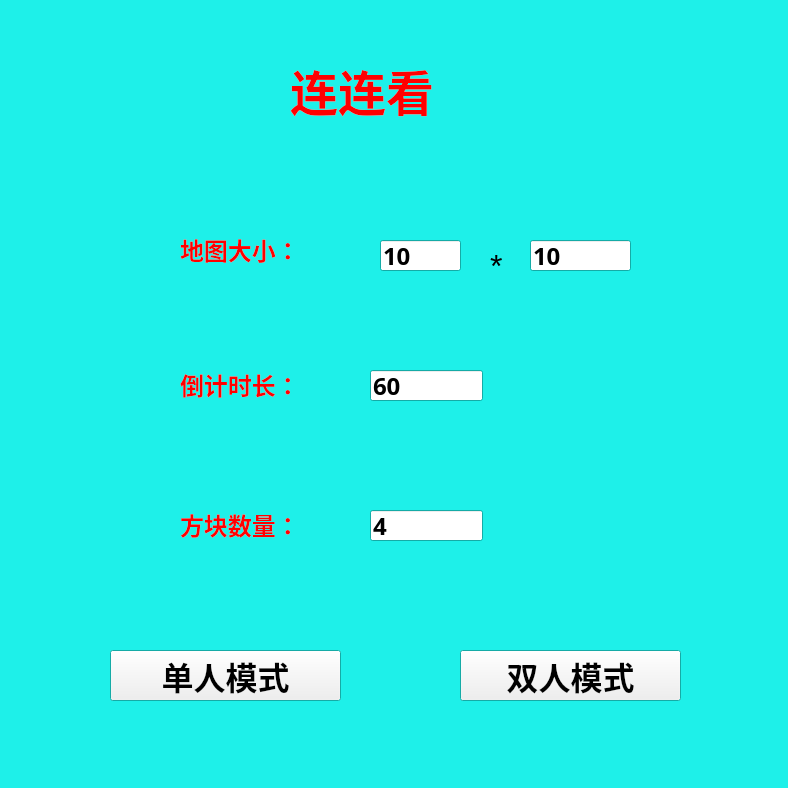
<?xml version="1.0" encoding="UTF-8"?>
<ui version="4.0">
 <class>MenuWidget</class>
 <widget class="QWidget" name="MenuWidget">
  <property name="geometry">
   <rect>
    <x>0</x>
    <y>0</y>
    <width>788</width>
    <height>788</height>
   </rect>
  </property>
  <property name="palette">
   <palette>
    <active>
     <colorrole role="Base">
      <brush brushstyle="SolidPattern">
       <color alpha="255">
        <red>255</red>
        <green>255</green>
        <blue>255</blue>
       </color>
      </brush>
     </colorrole>
     <colorrole role="Window">
      <brush brushstyle="SolidPattern">
       <color alpha="255">
        <red>30</red>
        <green>240</green>
        <blue>233</blue>
       </color>
      </brush>
     </colorrole>
    </active>
    <inactive>
     <colorrole role="Base">
      <brush brushstyle="SolidPattern">
       <color alpha="255">
        <red>255</red>
        <green>255</green>
        <blue>255</blue>
       </color>
      </brush>
     </colorrole>
     <colorrole role="Window">
      <brush brushstyle="SolidPattern">
       <color alpha="255">
        <red>30</red>
        <green>240</green>
        <blue>233</blue>
       </color>
      </brush>
     </colorrole>
    </inactive>
    <disabled>
     <colorrole role="Base">
      <brush brushstyle="SolidPattern">
       <color alpha="255">
        <red>30</red>
        <green>240</green>
        <blue>233</blue>
       </color>
      </brush>
     </colorrole>
     <colorrole role="Window">
      <brush brushstyle="SolidPattern">
       <color alpha="255">
        <red>30</red>
        <green>240</green>
        <blue>233</blue>
       </color>
      </brush>
     </colorrole>
    </disabled>
   </palette>
  </property>
  <property name="windowTitle">
   <string>Form</string>
  </property>
  <property name="autoFillBackground">
   <bool>true</bool>
  </property>
  <property name="styleSheet">
   <string notr="true"/>
  </property>
  <widget class="QLabel" name="label">
   <property name="geometry">
    <rect>
     <x>180</x>
     <y>230</y>
     <width>161</width>
     <height>41</height>
    </rect>
   </property>
   <property name="sizePolicy">
    <sizepolicy hsizetype="Fixed" vsizetype="Preferred">
     <horstretch>0</horstretch>
     <verstretch>0</verstretch>
    </sizepolicy>
   </property>
   <property name="palette">
    <palette>
     <active>
      <colorrole role="Button">
       <brush brushstyle="SolidPattern">
        <color alpha="255">
         <red>0</red>
         <green>255</green>
         <blue>127</blue>
        </color>
       </brush>
      </colorrole>
      <colorrole role="Light">
       <brush brushstyle="SolidPattern">
        <color alpha="255">
         <red>255</red>
         <green>255</green>
         <blue>255</blue>
        </color>
       </brush>
      </colorrole>
      <colorrole role="BrightText">
       <brush brushstyle="SolidPattern">
        <color alpha="255">
         <red>0</red>
         <green>255</green>
         <blue>127</blue>
        </color>
       </brush>
      </colorrole>
      <colorrole role="Base">
       <brush brushstyle="SolidPattern">
        <color alpha="255">
         <red>0</red>
         <green>255</green>
         <blue>127</blue>
        </color>
       </brush>
      </colorrole>
      <colorrole role="Window">
       <brush brushstyle="SolidPattern">
        <color alpha="255">
         <red>0</red>
         <green>255</green>
         <blue>127</blue>
        </color>
       </brush>
      </colorrole>
     </active>
     <inactive>
      <colorrole role="Button">
       <brush brushstyle="SolidPattern">
        <color alpha="255">
         <red>0</red>
         <green>255</green>
         <blue>127</blue>
        </color>
       </brush>
      </colorrole>
      <colorrole role="Light">
       <brush brushstyle="SolidPattern">
        <color alpha="255">
         <red>255</red>
         <green>255</green>
         <blue>255</blue>
        </color>
       </brush>
      </colorrole>
      <colorrole role="BrightText">
       <brush brushstyle="SolidPattern">
        <color alpha="255">
         <red>0</red>
         <green>255</green>
         <blue>127</blue>
        </color>
       </brush>
      </colorrole>
      <colorrole role="Base">
       <brush brushstyle="SolidPattern">
        <color alpha="255">
         <red>0</red>
         <green>255</green>
         <blue>127</blue>
        </color>
       </brush>
      </colorrole>
      <colorrole role="Window">
       <brush brushstyle="SolidPattern">
        <color alpha="255">
         <red>0</red>
         <green>255</green>
         <blue>127</blue>
        </color>
       </brush>
      </colorrole>
     </inactive>
     <disabled>
      <colorrole role="Button">
       <brush brushstyle="SolidPattern">
        <color alpha="255">
         <red>0</red>
         <green>255</green>
         <blue>127</blue>
        </color>
       </brush>
      </colorrole>
      <colorrole role="Light">
       <brush brushstyle="SolidPattern">
        <color alpha="255">
         <red>255</red>
         <green>255</green>
         <blue>255</blue>
        </color>
       </brush>
      </colorrole>
      <colorrole role="BrightText">
       <brush brushstyle="SolidPattern">
        <color alpha="255">
         <red>0</red>
         <green>255</green>
         <blue>127</blue>
        </color>
       </brush>
      </colorrole>
      <colorrole role="Base">
       <brush brushstyle="SolidPattern">
        <color alpha="255">
         <red>0</red>
         <green>255</green>
         <blue>127</blue>
        </color>
       </brush>
      </colorrole>
      <colorrole role="Window">
       <brush brushstyle="SolidPattern">
        <color alpha="255">
         <red>0</red>
         <green>255</green>
         <blue>127</blue>
        </color>
       </brush>
      </colorrole>
     </disabled>
    </palette>
   </property>
   <property name="font">
    <font>
     <family>Berlin Sans FB Demi</family>
     <pointsize>18</pointsize>
     <weight>75</weight>
     <bold>true</bold>
    </font>
   </property>
   <property name="autoFillBackground">
    <bool>false</bool>
   </property>
   <property name="text">
    <string>&lt;html&gt;&lt;head/&gt;&lt;body&gt;&lt;p&gt;&lt;span style=&quot; color:#ff0000;&quot;&gt;地图大小：&lt;/span&gt;&lt;/p&gt;&lt;/body&gt;&lt;/html&gt;</string>
   </property>
   <property name="pixmap">
    <pixmap>:/images/ChoiceBox.png</pixmap>
   </property>
  </widget>
  <widget class="QLineEdit" name="M">
   <property name="geometry">
    <rect>
     <x>380</x>
     <y>240</y>
     <width>81</width>
     <height>31</height>
    </rect>
   </property>
   <property name="font">
    <font>
     <family>Berlin Sans FB Demi</family>
     <pointsize>18</pointsize>
     <weight>75</weight>
     <bold>true</bold>
    </font>
   </property>
   <property name="text">
    <string>10</string>
   </property>
  </widget>
  <widget class="QLineEdit" name="N">
   <property name="geometry">
    <rect>
     <x>530</x>
     <y>240</y>
     <width>101</width>
     <height>31</height>
    </rect>
   </property>
   <property name="font">
    <font>
     <family>Berlin Sans FB Demi</family>
     <pointsize>18</pointsize>
     <weight>75</weight>
     <bold>true</bold>
    </font>
   </property>
   <property name="text">
    <string>10</string>
   </property>
  </widget>
  <widget class="QLabel" name="label_2">
   <property name="geometry">
    <rect>
     <x>180</x>
     <y>360</y>
     <width>161</width>
     <height>51</height>
    </rect>
   </property>
   <property name="sizePolicy">
    <sizepolicy hsizetype="Fixed" vsizetype="Fixed">
     <horstretch>0</horstretch>
     <verstretch>0</verstretch>
    </sizepolicy>
   </property>
   <property name="font">
    <font>
     <family>Berlin Sans FB Demi</family>
     <pointsize>18</pointsize>
     <weight>75</weight>
     <bold>true</bold>
    </font>
   </property>
   <property name="text">
    <string>&lt;html&gt;&lt;head/&gt;&lt;body&gt;&lt;p&gt;&lt;span style=&quot; color:#ff0000;&quot;&gt;倒计时长：&lt;/span&gt;&lt;/p&gt;&lt;/body&gt;&lt;/html&gt;</string>
   </property>
  </widget>
  <widget class="QLabel" name="label_3">
   <property name="geometry">
    <rect>
     <x>490</x>
     <y>250</y>
     <width>21</width>
     <height>31</height>
    </rect>
   </property>
   <property name="font">
    <font>
     <family>Arial</family>
     <pointsize>24</pointsize>
    </font>
   </property>
   <property name="text">
    <string>*</string>
   </property>
  </widget>
  <widget class="QLineEdit" name="time">
   <property name="geometry">
    <rect>
     <x>370</x>
     <y>370</y>
     <width>113</width>
     <height>31</height>
    </rect>
   </property>
   <property name="font">
    <font>
     <family>Berlin Sans FB Demi</family>
     <pointsize>18</pointsize>
     <weight>75</weight>
     <bold>true</bold>
    </font>
   </property>
   <property name="text">
    <string>60</string>
   </property>
  </widget>
  <widget class="QPushButton" name="singleButton">
   <property name="geometry">
    <rect>
     <x>110</x>
     <y>650</y>
     <width>231</width>
     <height>51</height>
    </rect>
   </property>
   <property name="font">
    <font>
     <family>Berlin Sans FB Demi</family>
     <pointsize>24</pointsize>
     <weight>75</weight>
     <bold>true</bold>
    </font>
   </property>
   <property name="autoFillBackground">
    <bool>false</bool>
   </property>
   <property name="text">
    <string>单人模式</string>
   </property>
  </widget>
  <widget class="QPushButton" name="dualButton">
   <property name="geometry">
    <rect>
     <x>460</x>
     <y>650</y>
     <width>221</width>
     <height>51</height>
    </rect>
   </property>
   <property name="font">
    <font>
     <family>Berlin Sans FB Demi</family>
     <pointsize>24</pointsize>
     <weight>75</weight>
     <bold>true</bold>
    </font>
   </property>
   <property name="mouseTracking">
    <bool>false</bool>
   </property>
   <property name="autoFillBackground">
    <bool>false</bool>
   </property>
   <property name="text">
    <string>双人模式</string>
   </property>
  </widget>
  <widget class="QLabel" name="label_4">
   <property name="geometry">
    <rect>
     <x>290</x>
     <y>50</y>
     <width>231</width>
     <height>81</height>
    </rect>
   </property>
   <property name="font">
    <font>
     <family>Berlin Sans FB Demi</family>
     <weight>75</weight>
     <bold>true</bold>
    </font>
   </property>
   <property name="text">
    <string>&lt;html&gt;&lt;head/&gt;&lt;body&gt;&lt;p&gt;&lt;span style=&quot; font-size:36pt; color:#ff0000;&quot;&gt;连连看&lt;/span&gt;&lt;/p&gt;&lt;/body&gt;&lt;/html&gt;</string>
   </property>
  </widget>
  <widget class="QLabel" name="label_5">
   <property name="geometry">
    <rect>
     <x>180</x>
     <y>500</y>
     <width>161</width>
     <height>51</height>
    </rect>
   </property>
   <property name="sizePolicy">
    <sizepolicy hsizetype="Fixed" vsizetype="Fixed">
     <horstretch>0</horstretch>
     <verstretch>0</verstretch>
    </sizepolicy>
   </property>
   <property name="font">
    <font>
     <family>Berlin Sans FB Demi</family>
     <pointsize>18</pointsize>
     <weight>75</weight>
     <bold>true</bold>
    </font>
   </property>
   <property name="text">
    <string>&lt;html&gt;&lt;head/&gt;&lt;body&gt;&lt;p&gt;&lt;span style=&quot; color:#ff0000;&quot;&gt;方块数量：&lt;/span&gt;&lt;/p&gt;&lt;/body&gt;&lt;/html&gt;</string>
   </property>
  </widget>
  <widget class="QLineEdit" name="numBox">
   <property name="geometry">
    <rect>
     <x>370</x>
     <y>510</y>
     <width>113</width>
     <height>31</height>
    </rect>
   </property>
   <property name="font">
    <font>
     <family>Berlin Sans FB Demi</family>
     <pointsize>18</pointsize>
     <weight>75</weight>
     <bold>true</bold>
    </font>
   </property>
   <property name="text">
    <string>4</string>
   </property>
  </widget>
 </widget>
 <resources/>
 <connections/>
</ui>
